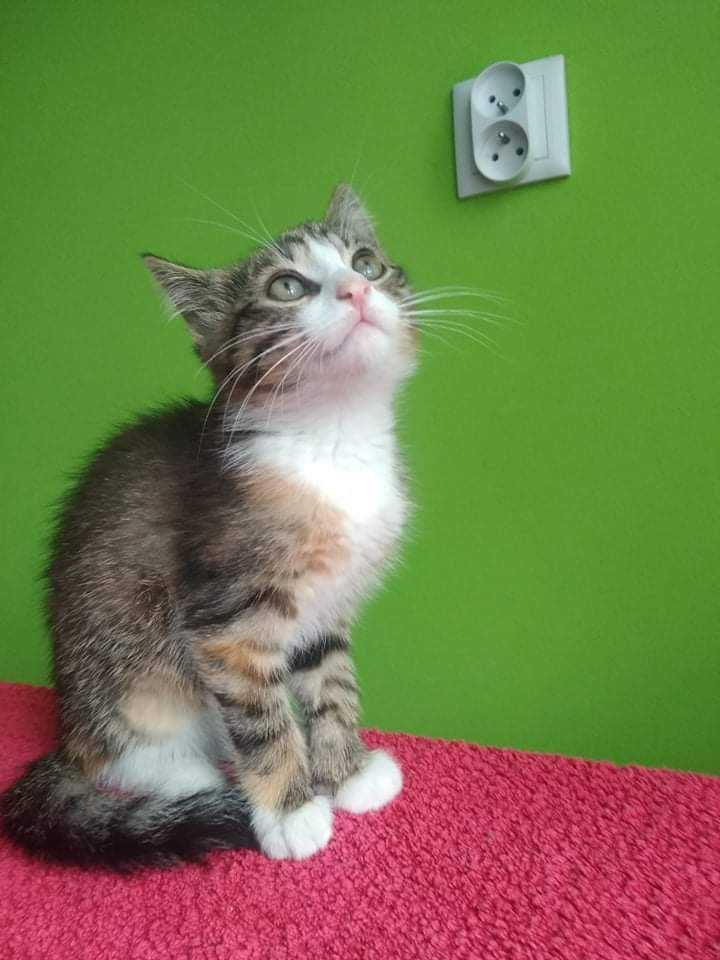
#> input picture lab1/source_code/lab1/ex1/original_kitty.jpg, 720 x 960 px, found by its file name
$ python LAB1.py
#> lines starting #> are read from the running program, lines starting #| are printed output that depends on the picture
import cv2
import numpy as np
from matplotlib import pyplot as plt

def Menu():
    print('Menu:')
    for i in range(1, 6):
        print(i, '. Exercise ', i)
#> the answer given: 1
    print('0. Exit')
    return


def ex1():
    inFilename = 'lab1\\ex1\\original_kitty.jpg'
    outFilename = 'lab1\\ex1\\processed_kitty.jpg'

    original = cv2.imread(inFilename)
#> original is the input picture: shape (960, 720, 3); mean B, G, R 76.1, 124.7, 116.2

    # Konwersja BGR -> RGB
    img = cv2.cvtColor(original, cv2.COLOR_BGR2RGB)

    # Macierz przekształcenia
    matrix = np.array([[-1, -1, -1],
                       [-1,  8, -1],
                       [-1, -1, -1]])

    # Przekształcenie obrazu
    img = cv2.filter2D(img, -1, matrix)
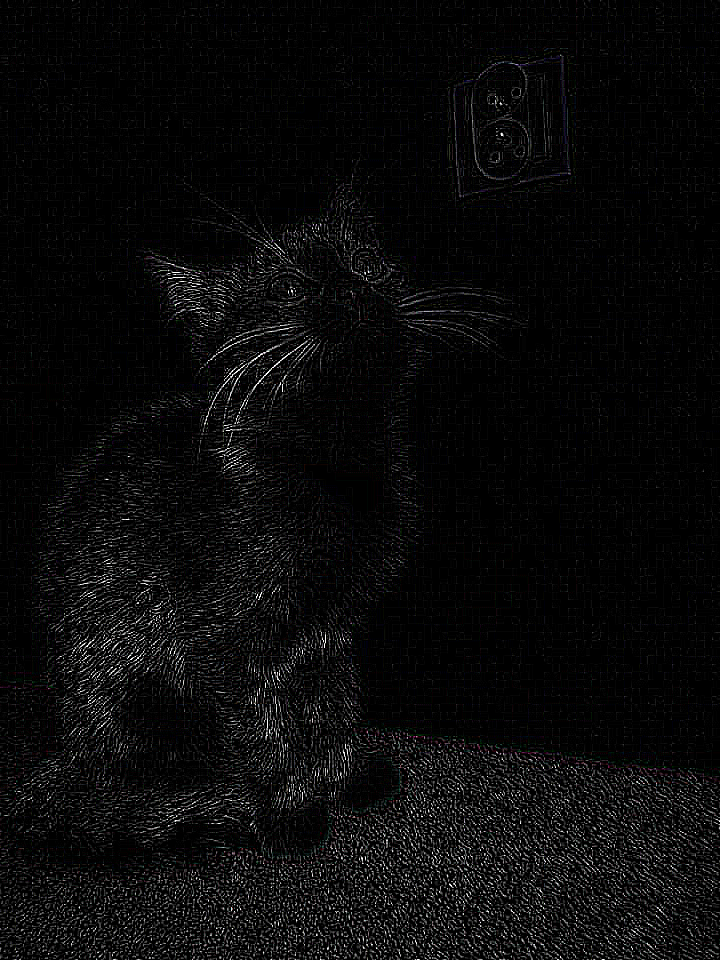
#> img: shape (960, 720, 3); mean R, G, B 10.3, 10.2, 10.3

    # Zapis obrazu
    cv2.imwrite(outFilename, img)

    print('Original original is %s and processed original is %s' % (inFilename, outFilename))
    return

# [155 lines left out: functions ex2, get_YCbCr, ex3, ex4, ex5, not called in this run]


plt.rcParams["figure.figsize"] = (3, 4)

while True:
    Menu()
#> (the run stopped early here; a loop or call above may not have finished)
